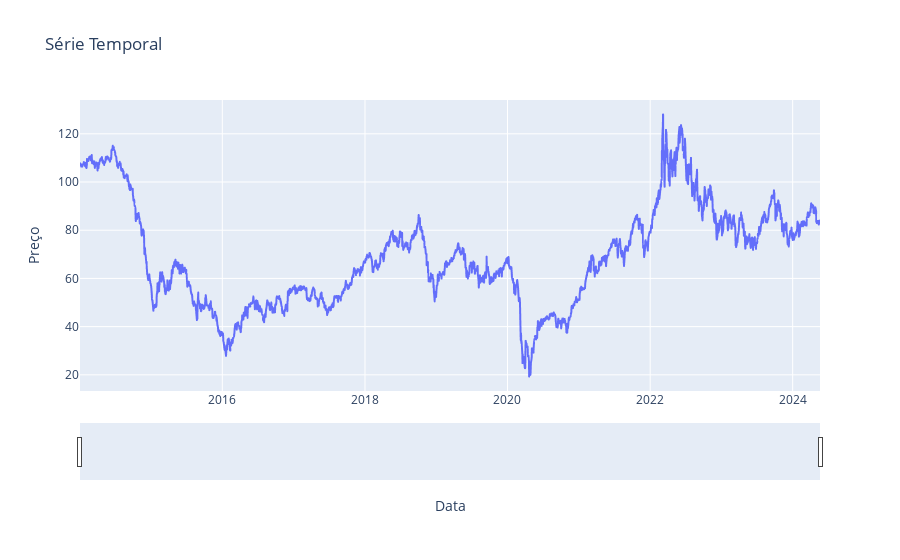

Notebook code for this chart:
### Code cell
px.line(df, x='Data', y='Preço', title='Série Temporal').update_xaxes(rangeslider_visible=True)

### Figure 1 — Plotly figure (JSON) as saved in the notebook; plotly's stock layout.template omitted (floating-point values rounded to 4 significant figures; data arrays with more than 128 entries replaced by an {"elided": "..."} marker saying what was removed)
{"data": [{"hovertemplate": "Data=%{x}<br>Preço=%{y}<extra></extra>", "legendgroup": "", "line": {"color": "#636efa", "dash": "solid"}, "marker": {"symbol": "circle"}, "mode": "lines", "name": "", "showlegend": false, "type": "scattergl", "x": {"elided": "2605 str values"}, "xaxis": "x", "y": {"elided": "2605 float values"}, "yaxis": "y"}], "layout": {"legend": {"tracegroupgap": 0}, "title": {"text": "Série Temporal"}, "xaxis": {"anchor": "y", "domain": [0, 1], "rangeslider": {"visible": true}, "title": {"text": "Data"}}, "yaxis": {"anchor": "x", "domain": [0, 1], "title": {"text": "Preço"}}}}
